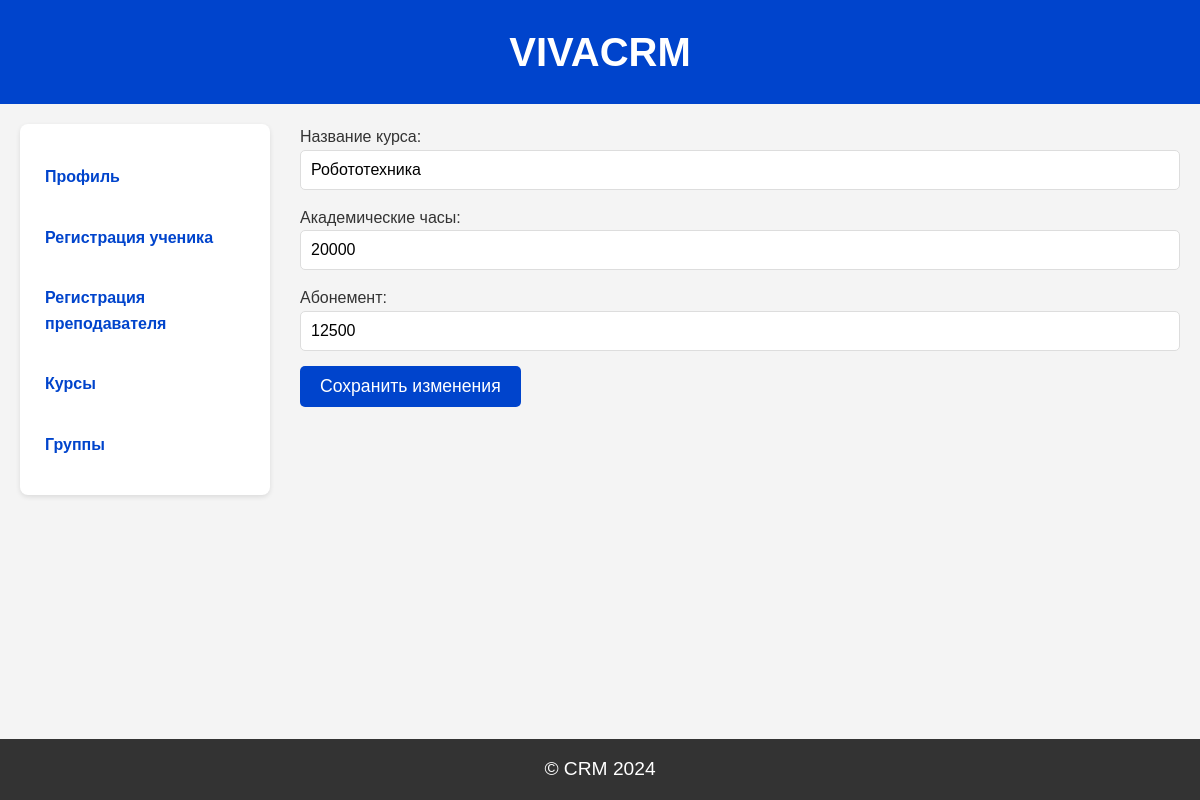
Before: /edit_course/1 (signed in) with the older database file.
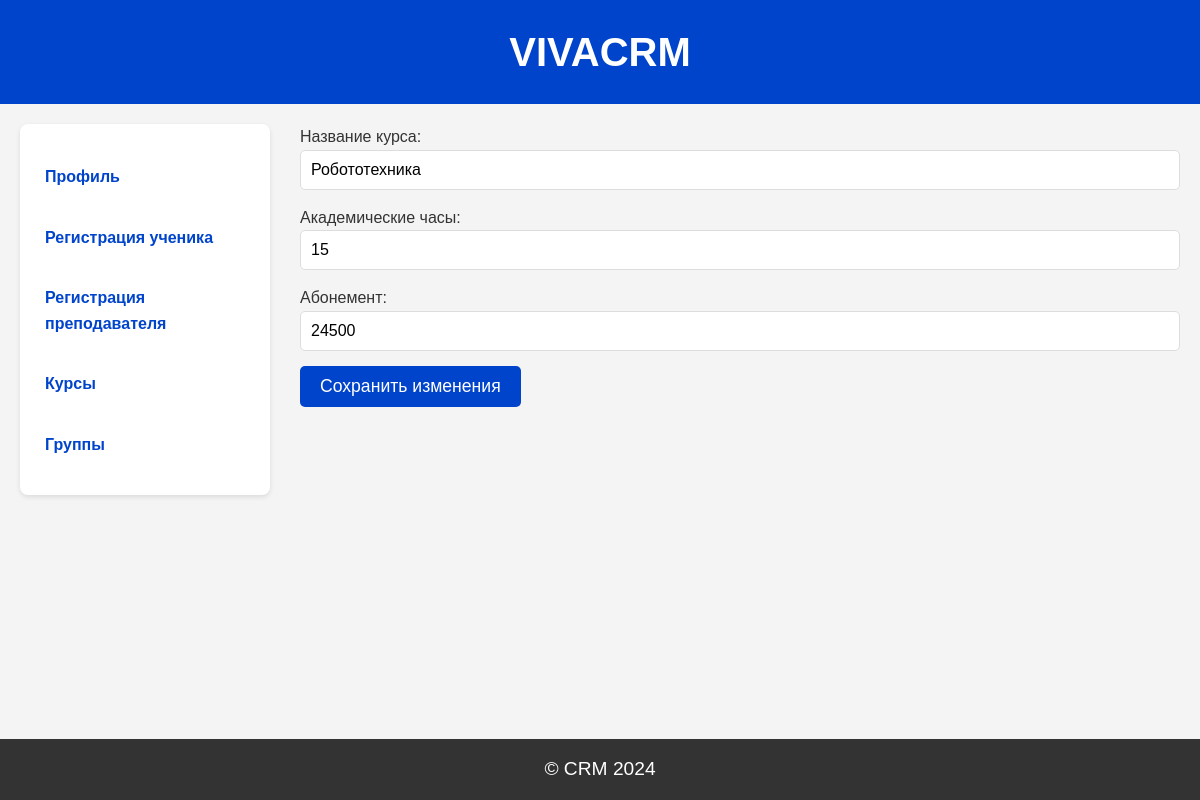
After: the same page with the newer database file.
### models.py (models this page shows)
class Course(db.Model):
    id = db.Column(db.Integer, primary_key=True)
    course_name = db.Column(db.String(100), nullable=False)
    academic_hours = db.Column(db.Integer, nullable=False)
    price = db.Column(db.Integer, nullable=False)
    teachers = db.relationship('ManageTeacher', back_populates='course')
    students = db.relationship('ManageStudent', back_populates='course')

### app.py (the view)
@app.route('/edit_course/<int:id>', methods=['GET', 'POST'])
@login_required
@role_required('Администратор')
def edit_course(id):
    administrator = Administrator.query.filter_by(admin_id=current_user.id).first()
    course = Course.query.get_or_404(id)
    form = CourseForm(obj=course)
    if form.validate_on_submit():
        course.course_name = form.course_name.data
        course.academic_hours = form.academic_hours.data
        course.price = form.price.data
        db.session.commit()
        return redirect(url_for('list_courses'))
    return render_template('edit_course.html', form=form, course=course, administrator=administrator)

### forms.py
class CourseForm(FlaskForm):
    course_name = StringField('Название курса', validators=[DataRequired()])
    academic_hours = IntegerField('Академические часы:', validators=[DataRequired()])
    price = IntegerField('Абонемент', validators=[DataRequired()])

### app.py (called while the page is built)
@login_manager.user_loader
def load_user(user_id):
    return Users.query.get(int(user_id))

def role_required(role):
    def decorator(f):
        @wraps(f)
        def wrapped(*args, **kwargs):
            if not current_user.is_authenticated or current_user.role != role:
                flash('Недостаточно прав доступа')
                return redirect(url_for('login'))
            return f(*args, **kwargs)
        return wrapped
    return decorator

### templates/edit_course.html (shortened to what this page needs)
{% extends "base_administrator.html" %}
{% block content %}
<div class="course-form">
    <form method="POST" action="{{ url_for('edit_course', id=course.id) }}">
        <div>
            <label for="course_name">Название курса:</label>
            {{ form.course_name(class="input") }}
        </div>
        <div>
            <label for="academic_hours">Академические часы:</label>
            {{ form.academic_hours(class="input") }}
        </div>
        <div>
            <label for="price">Абонемент:</label>
            {{ form.price(class="input") }}
        </div>
        <button type="submit" class="btn">Сохранить изменения</button>
    </form>
</div>
{% endblock %}

Changed rows visible on the page:
changed Course "Робототехника": academic_hours "20000" → "15"; price "12500" → "24500"
